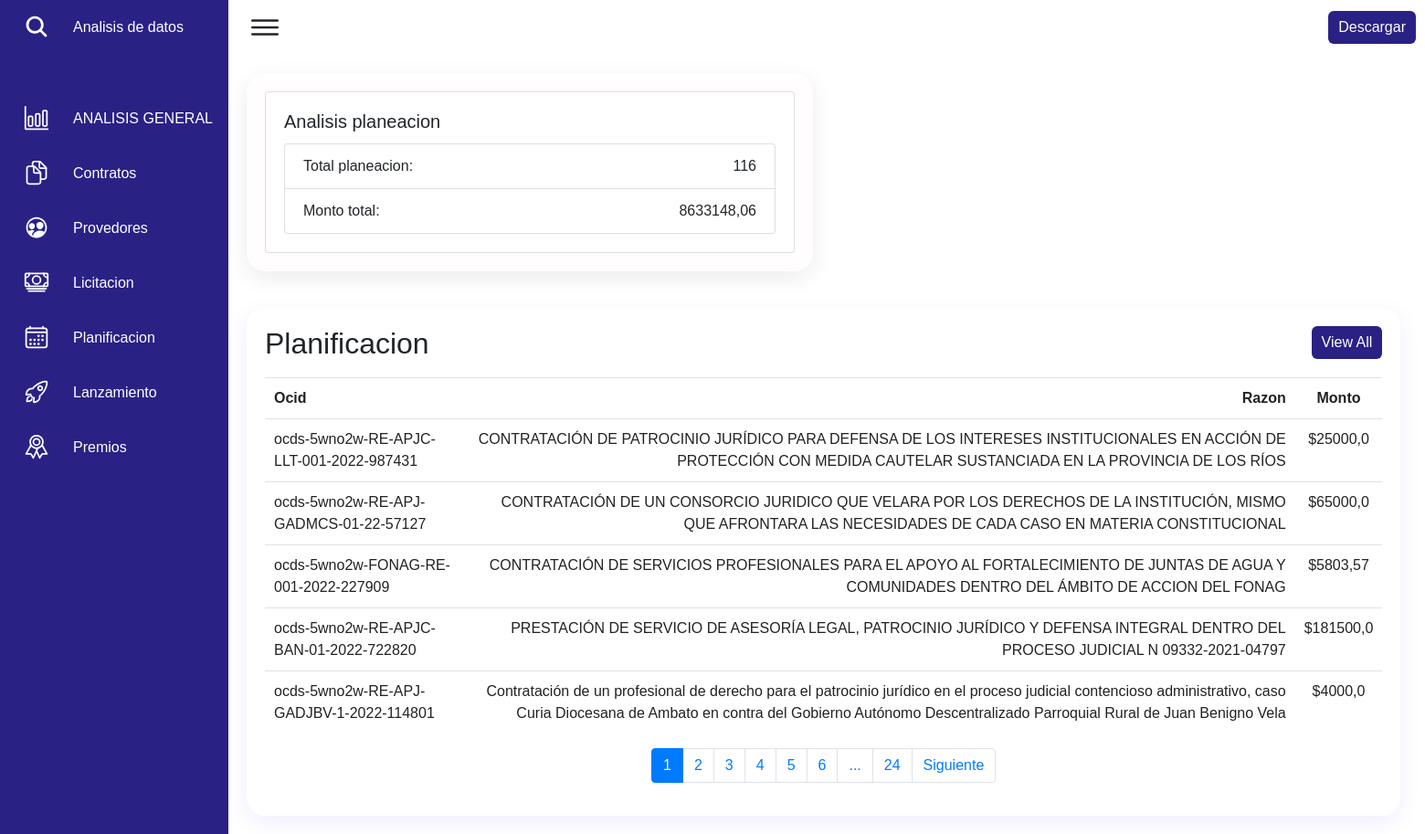
The page /planificacion on the database its author committed.
### cuerpo/models.py (models this page shows, shortened)
class Planificacion(models.Model):
    ocid = models.CharField(max_length=600, null=True)
    id = models.CharField(primary_key=True, max_length=600 )
    rationale = models.CharField(max_length=600, null=True)
    budget_id = models.CharField(max_length=800, null=True)
    budget_description = models.CharField(max_length=600, null=True)
    budget_amount = models.FloatField(max_length=600, null=True)
    budget_currency = models.CharField(max_length=600, null=True)

### cuerpo/views.py (the view)
# urls.py: path('planificacion', views.planificacion, name='planificacion'),
def planificacion(request):
    todo5 = Planificacion.objects.all()
    total_pla = todo5.count()
    t_monto = todo5.aggregate(total=Sum('budget_amount'))['total']
    page = request.GET.get('page', 1)
    try:
        paginator = Paginator(todo5, 5)
        todo5 = paginator.page(page)
    except:
        raise Http404
    plan = {'todo5': todo5,'entity':todo5, 'paginator': paginator, 'total_pla':total_pla, 't_monto':t_monto}
    return render(request, 'planificacion.html', plan)

### cuerpo/templates/planificacion.html (shortened to what this page needs)
<!DOCTYPE html>
{% load static %}
<html lang="en">
{% block head %}
    <link rel="stylesheet" href="https://cdn.jsdelivr.net/npm/bootstrap@4.0.0/dist/css/bootstrap.min.css">
    <link href="{% static 'css/menu.css' %}" rel="stylesheet" />
{% endblock head %}
<body>
        <div class="navigation">
            <ul>
                <li>
                    <a href="#">
                        <span class="icon">
                          <ion-icon name="search"></ion-icon>
                        </span>
                        <span class="title">Analisis de datos</span>
                    </a>
                </li>
                <li>
                    <a href="{% url 'base' %}">
                        <span class="icon">
                            <ion-icon name="bar-chart-outline"></ion-icon>
                        </span>
                        <span class="title">ANALISIS GENERAL</span>
                    </a>
                </li>
                <li >
                    <a href="{% url 'contrato' %}">
                        <span class="icon">
                            <ion-icon name="documents-outline"></ion-icon>
                        </span>
                        <span class="title">Contratos</span>
                    </a>
                </li>
                <li>
                    <a href="{% url 'provedores' %}">
                        <span class="icon">
                            <ion-icon name="people-circle-outline"></ion-icon>
                        </span>
                        <span class="title">Provedores</span>
                    </a>
                </li>
                <li>
                    <a href="{% url 'licitacion' %}">
                        <span class="icon">
                            <ion-icon name="cash-outline"></ion-icon>
                        </span>
                        <span class="title">Licitacion</span>
                    </a>
                </li>
                <li>
                    <a href="{% url 'planificacion' %}">
                        <span class="icon">
                            <ion-icon name="calendar-outline"></ion-icon>
                        </span>
                        <span class="title">Planificacion</span>
                    </a>
                </li>
                <li>
                    <a href="{% url 'lanzamiento' %}">
                        <span class="icon">
                            <ion-icon name="rocket-outline"></ion-icon>
                        </span>
                        <span class="title">Lanzamiento</span>
                    </a>
                </li>
                <li>
                    <a href="{% url 'premio' %}">
                        <span class="icon">
                            <ion-icon name="ribbon-outline"></ion-icon>
                        </span>
                        <span class="title">Premios</span>
                    </a>
                </li>
            </ul>
        </div>
        <div class="main">
            <div class="topbar">
                <div class="toggle">
                    <ion-icon name="menu-outline"></ion-icon>
                </div>
                <div class="cardHeader">
                  <a href="#" class="btn">Descargar</a>
              </div>
            </div>
            <div class="graphBox">
                <div class="box">
                    <div class="card">
                        <div class="card-body">
                          <h5 class="card-title">Analisis planeacion</h5>
                          <ul class="list-group">
                            <li class="list-group-item d-flex justify-content-between align-items-center">
                              Total planeacion:
                              <span >{{total_pla}}</span>
                            </li>
                            <li class="list-group-item d-flex justify-content-between align-items-center">
                                Monto total:
                            <span >{{t_monto}}</span>
                            </li>
                          </ul>
                        </div>
                      </div>
                </div>
            </div>
            <div class="details">
                <div class="recentOrders">
                  <div class="table-responsive">
                    <div class="cardHeader">
                        <h2>Planificacion</h2>
                        <a href="#" class="btn">View All</a>
                    </div>
                    <table class="table">
                        <thead>
                            <tr>
                                <td>Ocid</td>
                                <td>Razon</td>
                                <td>Monto</td>
                            </tr>
                        </thead>
                            {% for pla in entity %}
                            <tr>
                                <td>{{pla.ocid}}</td>
                                <td>{{pla.rationale}}</td>
                                <td>${{pla.budget_amount}}</td>
                            </tr>
                            {% endfor %}
                    </table>
                    <div>
                        {% include 'paginacion.html' %}
                    </div>
                    </div>
                </div>
            </div>
        </div>
</body>
</html>

### cuerpo/static/css/menu.css (style rules this page uses)
* { margin: 0; padding: 0; box-sizing: border-box; }
body { background: #EAEBEF; font-family: 'Poppins' , sans-serif ; }
.main { width: 230px; }
* { font-family: "Ubuntu", sans-serif; margin: 0; padding: 0; box-sizing: border-box; }
:root { --blue: #2a2185; --white: #fff; --gray: #f5f5f5; --black1: #222; --black2: #999; }
body { min-height: 100vh; overflow-x: hidden; }
.navigation { position: fixed; width: 250px; height: 100%; background: var(--blue); border-left: 10px solid var(--blue); transition: 0.5s; overflow: hidden; }
.navigation ul { position: absolute; top: 0; left: 0; width: 100%; }
.navigation ul li { position: relative; width: 100%; list-style: none; border-top-left-radius: 30px; border-bottom-left-radius: 30px; }
.navigation ul li:nth-child(1) { margin-bottom: 40px; pointer-events: none; }
.navigation ul li a { position: relative; display: block; width: 100%; display: flex; text-decoration: none; color: var(--white); }
.navigation ul li a .icon { position: relative; display: block; min-width: 60px; height: 60px; line-height: 75px; text-align: center; }
.navigation ul li a .icon ion-icon { font-size: 1.75rem; }
.navigation ul li a .title { position: relative; display: block; padding: 0 10px; height: 60px; line-height: 60px; text-align: start; white-space: nowrap; }
.main { position: absolute; width: calc(100% - 250px); left: 250px; min-height: 100vh; background: var(--white); transition: 0.5s; }
.topbar { width: 100%; height: 60px; display: flex; justify-content: space-between; align-items: center; padding: 0 10px; }
.toggle { position: relative; width: 60px; height: 60px; display: flex; justify-content: center; align-items: center; font-size: 2.5rem; cursor: pointer; }
.graphBox { position: relative; width: 100%; padding: 20px; display: grid; grid-template-columns: 1fr 1fr; grid-gap: 30px; min-height: 200px; }
.graphBox .box { position: relative; background: #fffdfd; padding: 20px; width: 100%; box-shadow: 0 7px 25px rgba(0, 0, 0, 0.08); border-radius: 20px; }
.details { position: relative; width: 150%; padding: 20px; display: grid; grid-template-columns: 2fr 1fr; grid-gap: 30px; }
.details .recentOrders { position: relative; display: grid; min-height: 200px; background: var(--white); padding: 20px; box-shadow: 0 7px 25px rgba(67, 28, 243, 0.08); border-radius: 20px; }
.details .cardHeader { display: flex; justify-content: space-between; align-items: flex-start; }
.cardHeader .btn { position: relative; padding: 5px 10px; background: var(--blue); text-decoration: none; color: var(--white); border-radius: 6px; }
.details table { width: 100%; border-collapse: collapse; margin-top: 10px; }
.details table thead td { font-weight: 600; }
.details .recentOrders table tr { color: var(--black1); border-bottom: 1px solid rgba(0, 0, 0, 0.1); }
.details .recentOrders table tr:last-child { border-bottom: none; }
.details .recentOrders table tr td { padding: 10px; }
.details .recentOrders table tr td:last-child { text-align: end; }
.details .recentOrders table tr td:nth-child(2) { text-align: end; }
.details .recentOrders table tr td:nth-child(3) { text-align: center; }

### rows shown on the page
Planificacion: ocid "ocds-5wno2w-RE-APJC-LLT-001-2022-987431", rationale "CONTRATACIÓN DE PATROCINIO JURÍDICO PARA DEFENSA DE LOS INTERESES INSTITUCIONALES EN ACCIÓN DE PROTECCIÓN CON MEDIDA CAUTELAR SUSTANCIADA EN LA PROVINCIA DE LOS RÍOS", budget_amount "25000,0"
Planificacion: ocid "ocds-5wno2w-RE-APJ-GADMCS-01-22-57127", rationale "CONTRATACIÓN DE UN CONSORCIO JURIDICO QUE VELARA POR LOS DERECHOS DE LA INSTITUCIÓN, MISMO QUE AFRONTARA LAS NECESIDADES DE CADA CASO EN MATERIA CONSTITUCIONAL", budget_amount "65000,0"
Planificacion: ocid "ocds-5wno2w-FONAG-RE-001-2022-227909", rationale "CONTRATACIÓN DE SERVICIOS PROFESIONALES PARA EL APOYO AL FORTALECIMIENTO DE JUNTAS DE AGUA Y COMUNIDADES DENTRO DEL ÁMBITO DE ACCION DEL FONAG", budget_amount "5803,57"
Planificacion: ocid "ocds-5wno2w-RE-APJC-BAN-01-2022-722820", rationale "PRESTACIÓN DE SERVICIO DE ASESORÍA LEGAL, PATROCINIO JURÍDICO Y DEFENSA INTEGRAL DENTRO DEL PROCESO JUDICIAL N 09332-2021-04797", budget_amount "181500,0"
Planificacion: ocid "ocds-5wno2w-RE-APJ-GADJBV-1-2022-114801", rationale "Contratación de un profesional de derecho para el patrocinio jurídico en el proceso judicial contencioso administrativo, caso Curia Diocesana de Ambato en contra del Gobierno Autónomo Descentralizado Parroquial Rural de Juan Benigno Vela", budget_amount "4000,0"

### other values the page prints
{{ total_pla }} "116"
{{ t_monto }} "8633148,06"
{{ page }} "1" "2" "3" "4" "5" "6"
{{ paginator.num_pages }} "24"
